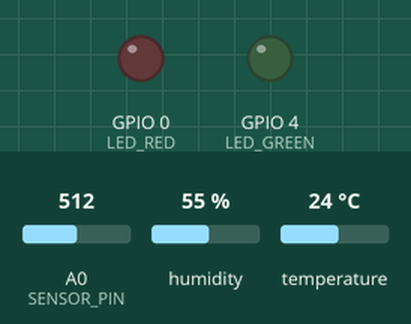
This program was run on a simulated ESP8266 (NodeMCU). On the bench: output pins drawn as LEDs (lit = HIGH). The test bench sets the inputs (shaded band); at power-on: A0 (SENSOR_PIN) = 512, humidity 55 %, temperature 24 °C. WiFi joins after 1.5 s; servers stay silent unless stated; random numbers use the default seed unless the program sets one; no MQTT or app messages arrive unless stated; not simulated (calls return 0 or success): wifi_credentials.h; what the program prints to the serial monitor is not drawn.

Above: at 2.7 s.
2.8 s: A0 (SENSOR_PIN) set to 535
12.1 s: A0 (SENSOR_PIN) set to 555
At 12.9 s:
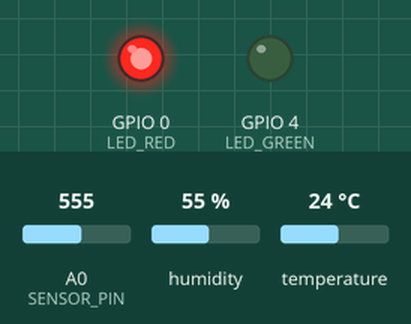
13.9 s: A0 (SENSOR_PIN) set to 511
At 15.6 s:
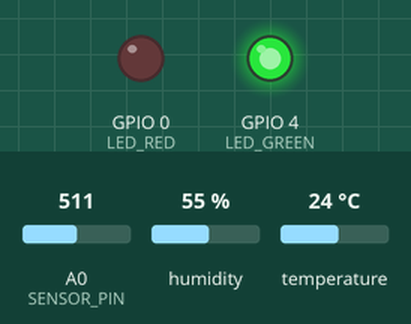
22.9 s: A0 (SENSOR_PIN) set to 716
At 24.0 s:
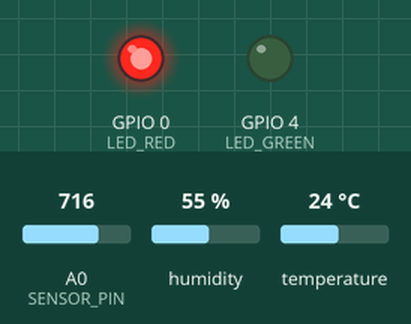
24.7 s: A0 (SENSOR_PIN) set to 306
At 25.4 s:
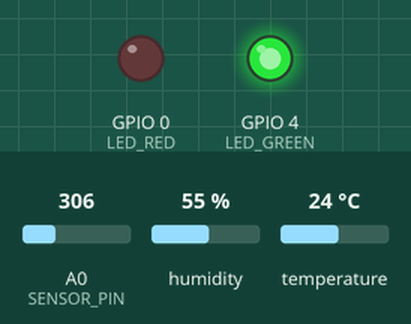
Timing chart, 0 to 27.5 s (numbered marks = the images above; inputs shaded):
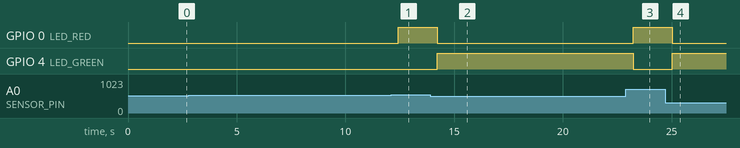

Measured:
- the behaviour switches between 543 and 544 on A0 (SENSOR_PIN) (found by bisection; images 0 and 1)
- after the input at 2.8 s, every drawn part: stays the same
- after the input at 12.1 s, GPIO 0 (LED_RED): LOW → HIGH after 0.32 s
- after the input at 13.9 s, GPIO 0 (LED_RED): HIGH → LOW after 0.32 s; GPIO 4 (LED_GREEN): LOW → HIGH after 0.32 s
- after the input at 22.9 s, GPIO 0 (LED_RED): LOW → HIGH after 0.33 s; GPIO 4 (LED_GREEN): HIGH → LOW after 0.33 s
- after the input at 24.7 s, GPIO 0 (LED_RED): HIGH → LOW after 0.33 s; GPIO 4 (LED_GREEN): LOW → HIGH after 0.33 s

The program:

main.cpp
```cpp
/**
  Garage Senso

  Checks if the garage door is opened or closed using an infrared distance
  sensor. The result is sent out to the Serial Console and to a MQTT
  broker. Additional this sensor sketch also reads the Temperature and
  Humidity values using a DHT22 sensor.

  The circuit is included as a fritzing file in `circuit/` folder.

  @author Frank Lazzarini
  @version 1.0 24/02/18
*/

#include <Arduino.h>
#include <Adafruit_Sensor.h>
#include <ESP8266WiFi.h>
#include <PubSubClient.h>
#include <DHT.h>
#include <DHT_U.h>
#include <wifi_credentials.h>

// Constants
#define VERSION      "1.0"
#define SENSOR_PIN   A0
#define DHT_PIN      5
#define LED_RED      0
#define LED_GREEN    4
#define SLEEPMS      900
#define MQTT_SERVER  "192.168.0.9"
#define MQTT_TOPIC   "garagedoor"
#define MQTT_SENSORS "pong"
#define MQTT_TEMP    "garage_temp"
#define MQTT_HUMI    "garage_humi"
#define DHT_TYPE     DHT22


// Global variables
String       uid = "";
boolean      oldstate;
boolean      state;
float        olddistance;
float        newdistance;
WiFiClient   espClient;
PubSubClient client(espClient);
long         last_msg_sent = 0;
DHT          dht(DHT_PIN, DHT_TYPE);

/**
  Converts local network mac address to string

  @param mac Mac address
  @return mac address as string with `:` columns
*/
String macToStr(const uint8_t* mac) {
  String result;
  for (int i = 0; i < 6; ++i) {
    result += String(mac[i], 16);
    if (i < 5)
      result += ':';
  }
  return result;
}

/**
  Reconnect to MQTT Broker

  @return void
*/
void reconnect() {
  // Loop until we're reconnected
  while (!client.connected()) {
    Serial.print("Attempting MQTT connection...");

    // Create a random client ID
    String clientId = "DistanceSenso-";
    clientId += String(random(0xffff), HEX);

    // Attempt to connect
    if (client.connect(clientId.c_str())) {
      Serial.println("connected");

      // Once connected, publish an announcement...
      client.publish(MQTT_TOPIC, "sensor_online");
    } else {
      Serial.print("failed, rc=");
      Serial.print(client.state());
      Serial.println(" try again in 5 seconds");
      // Wait 5 seconds before retrying
      delay(5000);
    }
  }
}


/**
  Main Setup, get's the microcontroller ready.

  @return void
*/
void setup() {
  Serial.begin(9600);
  delay(10);

  Serial.print("DistanceSenso v");
  Serial.print(VERSION);
  Serial.println(" booting up");
  Serial.print("[WiFi] Connecting to ");
  Serial.print(WLAN);
  Serial.print(" ");

  WiFi.begin(WLAN, WPA);
  while (WiFi.status() != WL_CONNECTED) {
    delay(500);
    Serial.print(".");
  }
  Serial.println("");

  Serial.print("[WiFi] WiFi connected: ");
  Serial.println(WiFi.localIP());

  // Get Unique device Id
  byte mac[6];
  WiFi.macAddress(mac);
  uid += macToStr(mac);
  Serial.print("[WiFi] Mac address: ");
  Serial.println(uid);

  // PIN Setup
  pinMode(SENSOR_PIN, INPUT);
  pinMode(LED_RED, OUTPUT);
  pinMode(LED_GREEN, OUTPUT);

  // MQTT Stuff
  client.setServer(MQTT_SERVER, 1883);

  // State values initialized
  oldstate = true;
  state = true;
}

/**
  Main Loop

  @return void
*/
void loop() {
  // Check if MQTT is connected
  if (!client.connected()) {
    reconnect();
  }
  client.loop();

  // Send MQTT Ping And read DHT once every 10 seconds
  long now = millis();
  if (now - last_msg_sent > 10000) {
    last_msg_sent = now;
    client.publish(MQTT_SENSORS, "ping");

    float humi = dht.readHumidity();
    float temp = dht.readTemperature();

    char hum[15];
    char tmp[15];
    dtostrf(humi, 5, 2, hum);
    dtostrf(temp, 5, 2, tmp);

    client.publish(MQTT_TEMP, tmp);
    client.publish(MQTT_HUMI, hum);
    Serial.print("Temperature ");
    Serial.println(tmp);
    Serial.print("Humidity ");
    Serial.println(hum);
  }

  // Read distance
  float sensor_read = analogRead(SENSOR_PIN);
  float cm = 10650.08 * pow(sensor_read, -0.935) - 10;
  float newdistance = roundf(cm);

  if (olddistance != newdistance) {
    Serial.print("New distance ");
    Serial.println(newdistance);
  }

  if (newdistance >= 20) {
    state = true;
  } else {
    state = false;
  }

  // Only Print if Status Changed
  if (state != oldstate) {
    if (state == true) {
      Serial.println("Sesame is Open");
      client.publish(MQTT_TOPIC, "garage_opened");
      digitalWrite(LED_GREEN, HIGH);
      digitalWrite(LED_RED, LOW);
    } else {
      Serial.println("Sesame is CLOSED");
      client.publish(MQTT_TOPIC, "garage_closed");
      digitalWrite(LED_GREEN, LOW);
      digitalWrite(LED_RED, HIGH);
    }
  }

  // Keep states of previous run
  oldstate = state;
  olddistance = newdistance;

  // Give it some rest
  delay(SLEEPMS);
}
```
